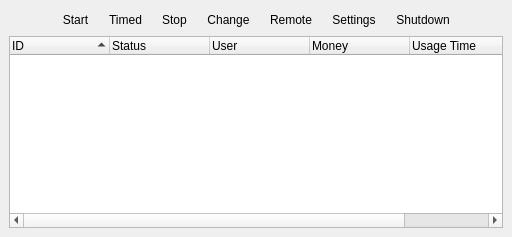
      <widget class="QWidget" name="tab" >
       <attribute name="title" >
        <string>Main</string>
       </attribute>
       <layout class="QGridLayout" >
        <property name="margin" >
         <number>9</number>
        </property>
        <property name="spacing" >
         <number>6</number>
        </property>
        <item row="0" column="8" >
         <spacer>
          <property name="orientation" >
           <enum>Qt::Horizontal</enum>
          </property>
          <property name="sizeHint" >
           <size>
            <width>40</width>
            <height>20</height>
           </size>
          </property>
         </spacer>
        </item>
        <item row="0" column="2" >
         <widget class="QToolButton" name="main_startTimeButton" >
          <property name="statusTip" >
           <string>Starts selected computer for usage (timed)</string>
          </property>
          <property name="text" >
           <string>Timed</string>
          </property>
          <property name="icon" >
           <iconset>../../data/icons/kalarm.png</iconset>
          </property>
          <property name="iconSize" >
           <size>
            <width>64</width>
            <height>64</height>
           </size>
          </property>
          <property name="toolButtonStyle" >
           <enum>Qt::ToolButtonTextUnderIcon</enum>
          </property>
          <property name="autoRaise" >
           <bool>true</bool>
          </property>
         </widget>
        </item>
        <item row="0" column="3" >
         <widget class="QToolButton" name="main_stopButton" >
          <property name="statusTip" >
           <string>Switches to login state</string>
          </property>
          <property name="text" >
           <string>Stop</string>
          </property>
          <property name="icon" >
           <iconset>../../data/icons/stop.png</iconset>
          </property>
          <property name="iconSize" >
           <size>
            <width>64</width>
            <height>64</height>
           </size>
          </property>
          <property name="toolButtonStyle" >
           <enum>Qt::ToolButtonTextUnderIcon</enum>
          </property>
          <property name="autoRaise" >
           <bool>true</bool>
          </property>
         </widget>
        </item>
        <item row="0" column="1" >
         <widget class="QToolButton" name="main_startButton" >
          <property name="statusTip" >
           <string>Starts selected computer for usage</string>
          </property>
          <property name="text" >
           <string>Start</string>
          </property>
          <property name="icon" >
           <iconset>../../data/icons/player_play.png</iconset>
          </property>
          <property name="iconSize" >
           <size>
            <width>64</width>
            <height>64</height>
           </size>
          </property>
          <property name="toolButtonStyle" >
           <enum>Qt::ToolButtonTextUnderIcon</enum>
          </property>
          <property name="autoRaise" >
           <bool>true</bool>
          </property>
         </widget>
        </item>
        <item row="0" column="0" >
         <spacer>
          <property name="orientation" >
           <enum>Qt::Horizontal</enum>
          </property>
          <property name="sizeHint" >
           <size>
            <width>40</width>
            <height>20</height>
           </size>
          </property>
         </spacer>
        </item>
        <item row="0" column="6" >
         <widget class="QToolButton" name="main_settingsButton" >
          <property name="statusTip" >
           <string>Opens settings for this computer</string>
          </property>
          <property name="text" >
           <string>Settings</string>
          </property>
          <property name="icon" >
           <iconset>../../data/icons/kcontrol.png</iconset>
          </property>
          <property name="iconSize" >
           <size>
            <width>64</width>
            <height>64</height>
           </size>
          </property>
          <property name="toolButtonStyle" >
           <enum>Qt::ToolButtonTextUnderIcon</enum>
          </property>
          <property name="autoRaise" >
           <bool>true</bool>
          </property>
         </widget>
        </item>
        <item row="0" column="5" >
         <widget class="QToolButton" name="main_remoteButton" >
          <property name="statusTip" >
           <string>Opens remote desktop connection</string>
          </property>
          <property name="text" >
           <string>Remote</string>
          </property>
          <property name="icon" >
           <iconset>../../data/icons/remote.png</iconset>
          </property>
          <property name="iconSize" >
           <size>
            <width>64</width>
            <height>64</height>
           </size>
          </property>
          <property name="toolButtonStyle" >
           <enum>Qt::ToolButtonTextUnderIcon</enum>
          </property>
          <property name="autoRaise" >
           <bool>true</bool>
          </property>
         </widget>
        </item>
        <item row="0" column="4" >
         <widget class="QToolButton" name="main_changeButton" >
          <property name="statusTip" >
           <string>Moves user to another computer</string>
          </property>
          <property name="text" >
           <string>Change</string>
          </property>
          <property name="icon" >
           <iconset>../../data/icons/kontact_contacts.png</iconset>
          </property>
          <property name="iconSize" >
           <size>
            <width>64</width>
            <height>64</height>
           </size>
          </property>
          <property name="toolButtonStyle" >
           <enum>Qt::ToolButtonTextUnderIcon</enum>
          </property>
          <property name="autoRaise" >
           <bool>true</bool>
          </property>
         </widget>
        </item>
        <item row="0" column="7" >
         <widget class="QToolButton" name="main_shutDownButton" >
          <property name="statusTip" >
           <string>Shuts down selected computer</string>
          </property>
          <property name="text" >
           <string>Shutdown</string>
          </property>
          <property name="icon" >
           <iconset>../../data/icons/exit.png</iconset>
          </property>
          <property name="iconSize" >
           <size>
            <width>64</width>
            <height>64</height>
           </size>
          </property>
          <property name="toolButtonStyle" >
           <enum>Qt::ToolButtonTextUnderIcon</enum>
          </property>
          <property name="autoRaise" >
           <bool>true</bool>
          </property>
         </widget>
        </item>
        <item row="1" column="0" colspan="9" >
         <widget class="QTreeWidget" name="main_treeWidget" >
          <property name="rootIsDecorated" >
           <bool>false</bool>
          </property>
          <property name="sortingEnabled" >
           <bool>true</bool>
          </property>
          <property name="allColumnsShowFocus" >
           <bool>true</bool>
          </property>
          <column>
           <property name="text" >
            <string>ID</string>
           </property>
          </column>
          <column>
           <property name="text" >
            <string>Status</string>
           </property>
          </column>
          <column>
           <property name="text" >
            <string>User</string>
           </property>
          </column>
          <column>
           <property name="text" >
            <string>Money</string>
           </property>
          </column>
          <column>
           <property name="text" >
            <string>Usage Time</string>
           </property>
          </column>
          <column>
           <property name="text" >
            <string>End Time</string>
           </property>
          </column>
         </widget>
        </item>
       </layout>
      </widget>
